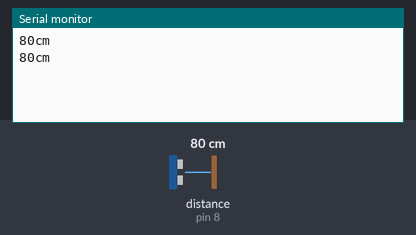
Simulated run of this sketch. Board: Arduino Uno, built with avr-gcc and run on an emulated ATmega328P. Parts: the last lines printed to the serial monitor. Inputs (shaded band) come from the test bench; at power-on: distance to the obstacle (sensor on pin 8) 80 cm. The echo pulse lasts 58.3 µs per cm.

Above: at 1.8 s.
1.9 s: distance to the obstacle (sensor on pin 8) set to 2 cm
At 2.9 s:
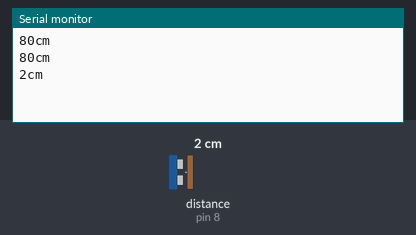
3.4 s: distance to the obstacle (sensor on pin 8) set to 4 cm
At 5.0 s:
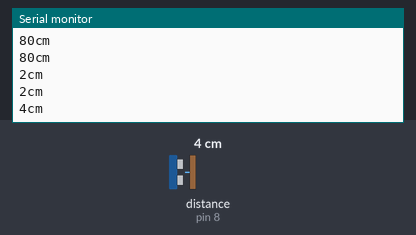
Timing chart, 0 to 6.5 s (numbered marks = the images above; inputs shaded):
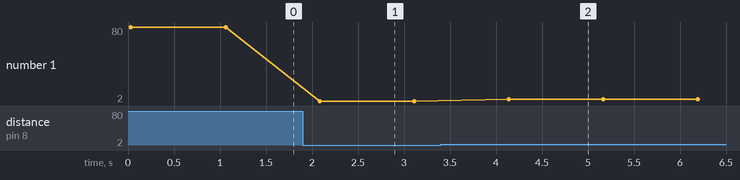

Measured:
- after the input at 1.9 s, the serial monitor: prints a new line after 0.19 s (image 1)
- after the input at 3.4 s, the serial monitor: prints a new line after 0.74 s (image 2)
- plotted number 1: 80 → 2 after the input at 1.9 s, 2 → 4 after the input at 3.4 s

The sketch:

ultrasonic_sensor.ino
```cpp
#include "SR04.h"
#define TRIG_PIN 8
#define ECHO_PIN 10
SR04 sr04 = SR04(ECHO_PIN, TRIG_PIN);
long distance;

void setup() {
  Serial.begin(9600);
  //delay(1000);
}

void loop() {
  distance = sr04.Distance();
  Serial.print(distance);
  Serial.println("cm");
  delay(1000);
}
```
